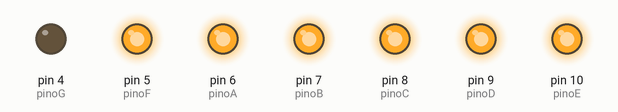
Recording of a sketch running on a simulated Arduino Uno, built with avr-gcc and run on an emulated ATmega328P. Shown: output pins drawn as LEDs (lit = HIGH).

Above: at 0.5 s.
At 1.5 s:
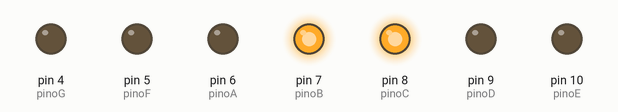
At 3.5 s:
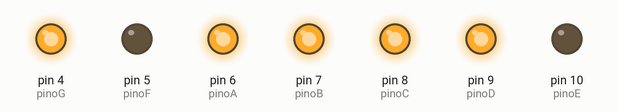
At 6.5 s:
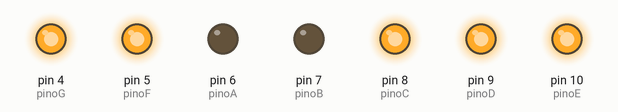
At 9.5 s:
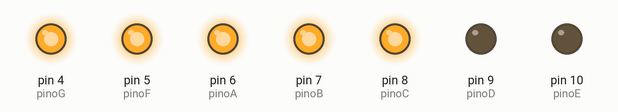
At 12.5 s:
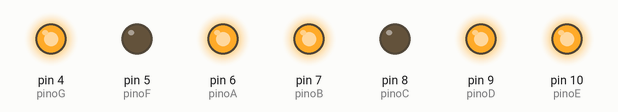
Timing chart, 0 to 13.0 s (numbered marks = the images above):
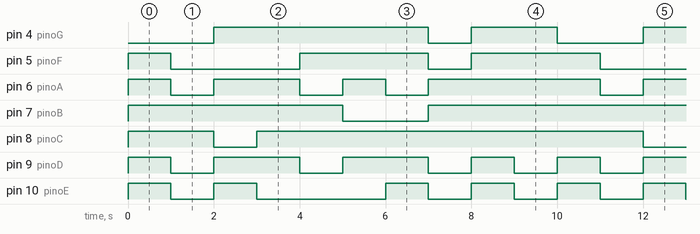

The sketch:

digital_counter_7segmentsboard.ino
```cpp
int pinoA = 6;
int pinoB = 7;
int pinoC = 8;
int pinoD = 9;
int pinoE = 10;
int pinoF = 5;
int pinoG = 4;

void setup()
{
  pinMode(pinoA, OUTPUT);
  pinMode(pinoB, OUTPUT);
  pinMode(pinoC, OUTPUT);
  pinMode(pinoD, OUTPUT);
  pinMode(pinoE, OUTPUT);
  pinMode(pinoF, OUTPUT);
  pinMode(pinoG, OUTPUT);
}

void loop(){
  // PARA O DIGITO 0
  digitalWrite(pinoA, HIGH);
  digitalWrite(pinoB, HIGH);
  digitalWrite(pinoC, HIGH);
  digitalWrite(pinoD, HIGH);
  digitalWrite(pinoE, HIGH);
  digitalWrite(pinoF, HIGH);
  delay(1000);
  apagarLed();
  // PARA O DIGITO 1
  digitalWrite(pinoB, HIGH);
  digitalWrite(pinoC, HIGH);
  delay(1000);
  apagarLed();
  // PARA O DIGITO 2
  digitalWrite(pinoA, HIGH);
  digitalWrite(pinoB, HIGH);
  digitalWrite(pinoG, HIGH);
  digitalWrite(pinoE, HIGH);
  digitalWrite(pinoD, HIGH);
  delay(1000);
  apagarLed();
  // PARA O DIGITO 3
  digitalWrite(pinoA, HIGH);
  digitalWrite(pinoB, HIGH);
  digitalWrite(pinoG, HIGH);
  digitalWrite(pinoC, HIGH);
  digitalWrite(pinoD, HIGH);
  delay(1000);
  apagarLed();
  // PARA O DIGITO 4
  digitalWrite(pinoB, HIGH);
  digitalWrite(pinoC, HIGH);
  digitalWrite(pinoF, HIGH);
  digitalWrite(pinoG, HIGH);
  delay(1000);
  apagarLed();
  // PARA O DIGITO 5
  digitalWrite(pinoA, HIGH);
  digitalWrite(pinoC, HIGH);
  digitalWrite(pinoD, HIGH);
  digitalWrite(pinoF, HIGH);
  digitalWrite(pinoG, HIGH);
  delay(1000);
  apagarLed();
  // PARA O DIGITO 6
  digitalWrite(pinoC, HIGH);
  digitalWrite(pinoD, HIGH);
  digitalWrite(pinoE, HIGH);
  digitalWrite(pinoF, HIGH);
  digitalWrite(pinoG, HIGH);
  delay(1000);
  apagarLed();
  // PARA O DIGITO 7
  digitalWrite(pinoA, HIGH);
  digitalWrite(pinoB, HIGH);
  digitalWrite(pinoC, HIGH);
  delay(1000);
  apagarLed();
  // PARA O DIGITO 8
  digitalWrite(pinoA, HIGH);
  digitalWrite(pinoB, HIGH);
  digitalWrite(pinoC, HIGH);
  digitalWrite(pinoD, HIGH);
  digitalWrite(pinoE, HIGH);
  digitalWrite(pinoF, HIGH);
  digitalWrite(pinoG, HIGH);
  delay(1000);
  apagarLed();
  // PARA O DIGITO 9
  digitalWrite(pinoA, HIGH);
  digitalWrite(pinoB, HIGH);
  digitalWrite(pinoC, HIGH);
  digitalWrite(pinoG, HIGH);
  digitalWrite(pinoF, HIGH);
  delay(1000);
  apagarLed();
}

void apagarLed() {
  // apaga todos os leds do display
  digitalWrite(pinoA, LOW);
  digitalWrite(pinoB, LOW);
  digitalWrite(pinoC, LOW);
  digitalWrite(pinoD, LOW);
  digitalWrite(pinoE, LOW);
  digitalWrite(pinoF, LOW);
  digitalWrite(pinoG, LOW);
}

// RESULTADO: o placar vai contar de 0 a 9 e reiniciar a contagem infinitamente;
// RESULT: the scoreboard will count from 0 to 9 and restart counting infinitely;
```

Measured:
- by itself, pin 4 (pinoG): repeats every 10.0 s: LOW 1.0 s, HIGH 2.0 s, LOW 2.0 s, HIGH 5.0 s
- by itself, pin 5 (pinoF): repeats every 10.0 s: LOW 3.0 s, HIGH 3.0 s, LOW 1.0 s, HIGH 3.0 s
- by itself, pin 6 (pinoA): repeats every 10.0 s: LOW 1.0 s, HIGH 2.0 s, LOW 1.0 s, HIGH 1.0 s, LOW 1.0 s, HIGH 4.0 s
- by itself, pin 7 (pinoB): repeats every 10.0 s: LOW 2.0 s, HIGH 8.0 s
- by itself, pin 8 (pinoC): repeats every 10.0 s: LOW 1.0 s, HIGH 9.0 s
- by itself, pin 9 (pinoD): repeats every 10.0 s: 2 × (LOW 1.0 s, HIGH 2.0 s), 2 × (LOW 1.0 s, HIGH 1.0 s)
- by itself, pin 10 (pinoE): repeats every 10.0 s: LOW 1.0 s, HIGH 1.0 s, LOW 3.0 s, 2 × (HIGH 1.0 s, LOW 1.0 s), HIGH 1.0 s
